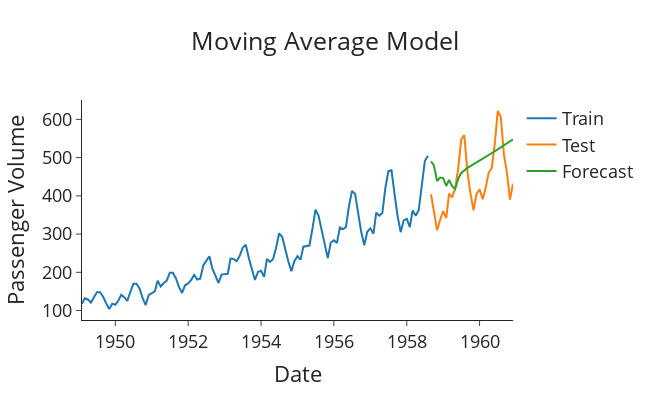

Notebook code cell kept with this figure:
### Markdown cell above
The forecasts produced from this fitted model is for the differenced and Box-Cox transformed time series that we produced earlier. Therefore, we have to un-difference and apply the inverse Box-Cox transform to the predictions to acquire the actual airline passenger forecasted volumes:

### Code cell
# Import packages
from scipy.special import inv_boxcox
import plotly.graph_objects as go

# Get forecasts and convert to actual passenger volumes
transformed_forecasts = list(model.forecast(steps=len(test)))
boxcox_forecasts = []
for idx in range(len(test)):
    if idx == 0:
        boxcox_forecast = transformed_forecasts[idx] + train['Passengers_boxcox'].iloc[-1]
    else:
        boxcox_forecast = transformed_forecasts[idx] + boxcox_forecasts[idx-1]

    boxcox_forecasts.append(boxcox_forecast)

forecasts = inv_boxcox(boxcox_forecasts, lam)


def plot_forecasts(forecasts: list[float],
                   title: str) -> None:
    """Function to plot the forecasts."""
    fig = go.Figure()
    fig.add_trace(go.Scatter(x=train['Month'], y=train['#Passengers'], name='Train'))
    fig.add_trace(go.Scatter(x=test['Month'], y=test['#Passengers'], name='Test'))
    fig.add_trace(go.Scatter(x=test['Month'], y=forecasts, name='Forecast'))
    fig.update_layout(template="simple_white", font=dict(size=18), title_text=title,
                      width=650, title_x=0.5, height=400, xaxis_title='Date',
                      yaxis_title='Passenger Volume')

    return fig.show()


# Plot the forecasts
plot_forecasts(forecasts, 'Moving Average Model')
